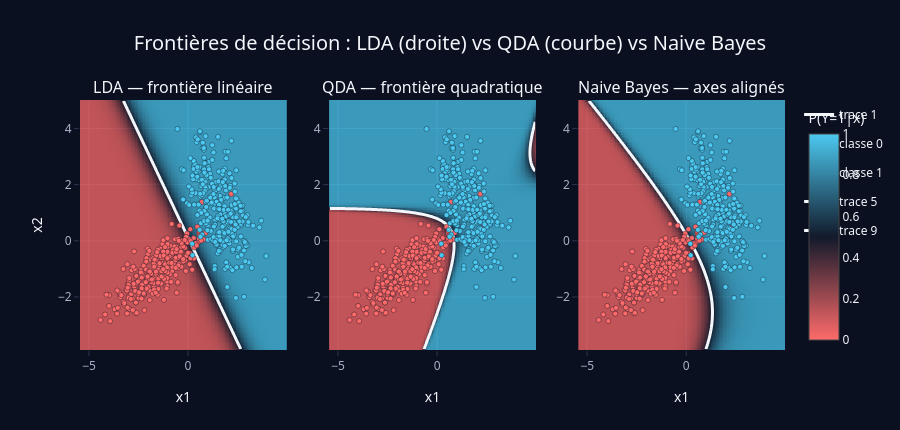

Notebook cell for this chart:
### Markdown cell above
---

## Annexe D — Illustration graphique : les frontières de décision

Pour bien **visualiser** ce que font Naive Bayes, LDA et QDA, on les applique à un jeu **synthétique en 2D** :
deux classes gaussiennes ayant des **covariances différentes**. Chaque graphe montre la **probabilité prédite**
$\hat{\mathbb{P}}(Y=1\mid x)$ (fond coloré) et la **frontière de décision** au seuil $1/2$ (ligne blanche).

Ce que l'on doit observer :
- **LDA** : covariances supposées **égales** ⇒ frontière **rigoureusement linéaire** (une droite) ;
- **QDA** : covariances **libres** par classe ⇒ frontière **quadratique** (courbée), qui épouse mieux la forme
  des deux nuages ;
- **Naive Bayes** : gaussiennes à axes **alignés** (indépendance des variables) ⇒ frontière quadratique mais
  contrainte, souvent proche de la QDA quand les variables sont peu corrélées.

### Code cell
# Jeu synthetique 2D : deux classes gaussiennes de covariances differentes
n_pts = 300
X0 = np.random.multivariate_normal([-1.5, -1.0], [[1.3, 0.7], [0.7, 0.6]], n_pts)
X1 = np.random.multivariate_normal([1.6, 1.1],  [[0.7, -0.6], [-0.6, 1.5]], n_pts)
X2d = np.vstack([X0, X1])
y2d = np.r_[np.zeros(n_pts), np.ones(n_pts)].astype(int)

# Grille pour evaluer la probabilite predite
x_min, x_max = X2d[:, 0].min() - 1, X2d[:, 0].max() + 1
y_min, y_max = X2d[:, 1].min() - 1, X2d[:, 1].max() + 1
gx = np.linspace(x_min, x_max, 150)
gy = np.linspace(y_min, y_max, 150)
mx, my = np.meshgrid(gx, gy)
grille = np.column_stack([mx.ravel(), my.ravel()])

modeles_illu = {
    "LDA — frontière linéaire": LinearDiscriminantAnalysis(),
    "QDA — frontière quadratique": QuadraticDiscriminantAnalysis(),
    "Naive Bayes — axes alignés": GaussianNB(),
}

fig = make_subplots(rows=1, cols=3, subplot_titles=list(modeles_illu), horizontal_spacing=0.06)
col0, col1 = pick_class_color(0), pick_class_color(1)

for i, (nom, modele) in enumerate(modeles_illu.items(), start=1):
    modele.fit(X2d, y2d)
    proba = modele.predict_proba(grille)[:, 1].reshape(mx.shape)
    # Fond : probabilite predite d'appartenir a la classe 1
    fig.add_trace(go.Heatmap(
        x=gx, y=gy, z=proba, zmin=0, zmax=1, colorscale=DIVERGING_SCALE,
        opacity=0.75, showscale=(i == 3), colorbar=dict(title="P(Y=1|x)"),
        hoverinfo="skip",
    ), row=1, col=i)
    # Frontiere de decision au seuil 1/2
    fig.add_trace(go.Contour(
        x=gx, y=gy, z=proba, showscale=False, contours=dict(start=0.5, end=0.5, size=1, coloring="none"),
        line=dict(color=TEXT, width=3), hoverinfo="skip",
    ), row=1, col=i)
    # Points d'apprentissage
    for cls, coul, lbl in [(0, col0, "classe 0"), (1, col1, "classe 1")]:
        pts = X2d[y2d == cls]
        fig.add_trace(go.Scatter(
            x=pts[:, 0], y=pts[:, 1], mode="markers", name=lbl, legendgroup=lbl,
            showlegend=(i == 1), marker=dict(color=coul, size=5, line=dict(color=BACKGROUND, width=0.4)),
        ), row=1, col=i)

fig.update_xaxes(title_text="x1")
fig.update_yaxes(title_text="x2", col=1)
fig.update_layout(title="Frontières de décision : LDA (droite) vs QDA (courbe) vs Naive Bayes")
apply_dark_theme(fig, height=430)
fig.show()

### Figure 1 — Plotly figure (JSON) as saved in the notebook; plotly's stock layout.template omitted (floating-point values rounded to 4 significant figures; data arrays with more than 128 entries replaced by an {"elided": "..."} marker saying what was removed)
{"data": [{"colorbar": {"title": {"text": "P(Y=1|x)"}}, "colorscale": [[0.0, "#ff6b6b"], [0.5, "#121a2b"], [1.0, "#4cc9f0"]], "hoverinfo": "skip", "opacity": 0.75, "showscale": false, "type": "heatmap", "x": {"elided": "150 float values"}, "xaxis": "x", "y": {"elided": "150 float values"}, "yaxis": "y", "z": {"elided": "150x150 float values"}, "zmax": 1, "zmin": 0}, {"contours": {"coloring": "none", "end": 0.5, "size": 1, "start": 0.5}, "hoverinfo": "skip", "line": {"color": "#f3f6fb", "width": 3}, "showscale": false, "type": "contour", "x": {"elided": "150 float values"}, "xaxis": "x", "y": {"elided": "150 float values"}, "yaxis": "y", "z": {"elided": "150x150 float values"}}, {"legendgroup": "classe 0", "marker": {"color": "#ff6b6b", "line": {"color": "#0b1020", "width": 0.4}, "size": 5}, "mode": "markers", "name": "classe 0", "showlegend": true, "type": "scatter", "x": {"elided": "300 float values"}, "xaxis": "x", "y": {"elided": "300 float values"}, "yaxis": "y"}, {"legendgroup": "classe 1", "marker": {"color": "#4cc9f0", "line": {"color": "#0b1020", "width": 0.4}, "size": 5}, "mode": "markers", "name": "classe 1", "showlegend": true, "type": "scatter", "x": {"elided": "300 float values"}, "xaxis": "x", "y": {"elided": "300 float values"}, "yaxis": "y"}, {"colorbar": {"title": {"text": "P(Y=1|x)"}}, "colorscale": [[0.0, "#ff6b6b"], [0.5, "#121a2b"], [1.0, "#4cc9f0"]], "hoverinfo": "skip", "opacity": 0.75, "showscale": false, "type": "heatmap", "x": {"elided": "150 float values"}, "xaxis": "x2", "y": {"elided": "150 float values"}, "yaxis": "y2", "z": {"elided": "150x150 float values"}, "zmax": 1, "zmin": 0}, {"contours": {"coloring": "none", "end": 0.5, "size": 1, "start": 0.5}, "hoverinfo": "skip", "line": {"color": "#f3f6fb", "width": 3}, "showscale": false, "type": "contour", "x": {"elided": "150 float values"}, "xaxis": "x2", "y": {"elided": "150 float values"}, "yaxis": "y2", "z": {"elided": "150x150 float values"}}, {"legendgroup": "classe 0", "marker": {"color": "#ff6b6b", "line": {"color": "#0b1020", "width": 0.4}, "size": 5}, "mode": "markers", "name": "classe 0", "showlegend": false, "type": "scatter", "x": {"elided": "300 float values"}, "xaxis": "x2", "y": {"elided": "300 float values"}, "yaxis": "y2"}, {"legendgroup": "classe 1", "marker": {"color": "#4cc9f0", "line": {"color": "#0b1020", "width": 0.4}, "size": 5}, "mode": "markers", "name": "classe 1", "showlegend": false, "type": "scatter", "x": {"elided": "300 float values"}, "xaxis": "x2", "y": {"elided": "300 float values"}, "yaxis": "y2"}, {"colorbar": {"title": {"text": "P(Y=1|x)"}}, "colorscale": [[0.0, "#ff6b6b"], [0.5, "#121a2b"], [1.0, "#4cc9f0"]], "hoverinfo": "skip", "opacity": 0.75, "showscale": true, "type": "heatmap", "x": {"elided": "150 float values"}, "xaxis": "x3", "y": {"elided": "150 float values"}, "yaxis": "y3", "z": {"elided": "150x150 float values"}, "zmax": 1, "zmin": 0}, {"contours": {"coloring": "none", "end": 0.5, "size": 1, "start": 0.5}, "hoverinfo": "skip", "line": {"color": "#f3f6fb", "width": 3}, "showscale": false, "type": "contour", "x": {"elided": "150 float values"}, "xaxis": "x3", "y": {"elided": "150 float values"}, "yaxis": "y3", "z": {"elided": "150x150 float values"}}, {"legendgroup": "classe 0", "marker": {"color": "#ff6b6b", "line": {"color": "#0b1020", "width": 0.4}, "size": 5}, "mode": "markers", "name": "classe 0", "showlegend": false, "type": "scatter", "x": {"elided": "300 float values"}, "xaxis": "x3", "y": {"elided": "300 float values"}, "yaxis": "y3"}, {"legendgroup": "classe 1", "marker": {"color": "#4cc9f0", "line": {"color": "#0b1020", "width": 0.4}, "size": 5}, "mode": "markers", "name": "classe 1", "showlegend": false, "type": "scatter", "x": {"elided": "300 float values"}, "xaxis": "x3", "y": {"elided": "300 float values"}, "yaxis": "y3"}], "layout": {"annotations": [{"font": {"size": 16}, "showarrow": false, "text": "LDA — frontière linéaire", "x": 0.1467, "xanchor": "center", "xref": "paper", "y": 1.0, "yanchor": "bottom", "yref": "paper"}, {"font": {"size": 16}, "showarrow": false, "text": "QDA — frontière quadratique", "x": 0.5, "xanchor": "center", "xref": "paper", "y": 1.0, "yanchor": "bottom", "yref": "paper"}, {"font": {"size": 16}, "showarrow": false, "text": "Naive Bayes — axes alignés", "x": 0.8533, "xanchor": "center", "xref": "paper", "y": 1.0, "yanchor": "bottom", "yref": "paper"}], "height": 430, "title": {"text": "Frontières de décision : LDA (droite) vs QDA (courbe) vs Naive Bayes"}, "xaxis": {"anchor": "y", "domain": [0.0, 0.2933], "title": {"text": "x1"}}, "xaxis2": {"anchor": "y2", "domain": [0.3533, 0.6467], "title": {"text": "x1"}}, "xaxis3": {"anchor": "y3", "domain": [0.7067, 1.0], "title": {"text": "x1"}}, "yaxis": {"anchor": "x", "domain": [0.0, 1.0], "title": {"text": "x2"}}, "yaxis2": {"anchor": "x2", "domain": [0.0, 1.0]}, "yaxis3": {"anchor": "x3", "domain": [0.0, 1.0]}}}
